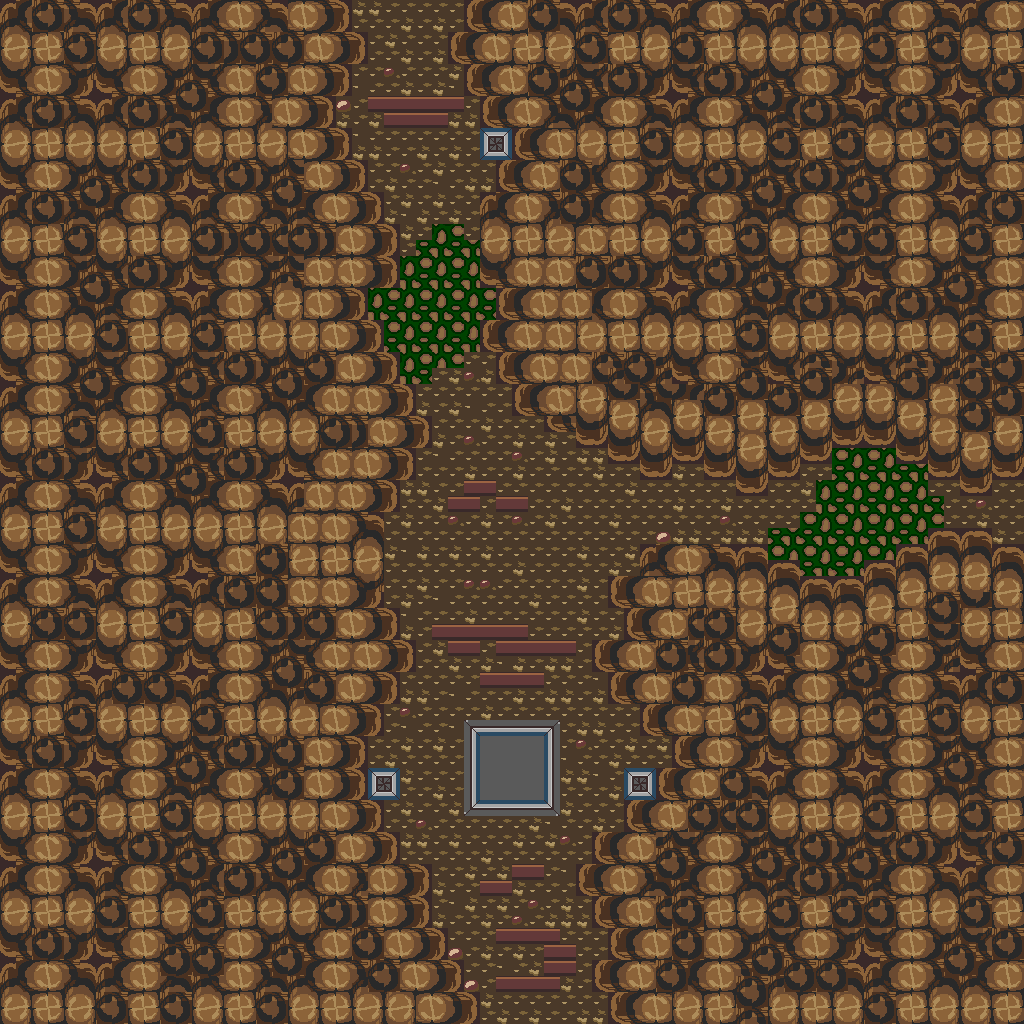

This is a level from a 2D game, rendered from its Tiled map with the project's own tilesets. A one-line summary and the map file follow, with tile-layer data summarised:
An orthogonal 64x64 tile map with 16x16 px tiles, 1 tile layer (base), 2 hidden layers not drawn and 19 objects.

<map version="1.10" tiledversion="1.12.1" orientation="orthogonal" renderorder="right-down" width="64" height="64" tilewidth="16" tileheight="16" infinite="0" nextlayerid="4" nextobjectid="20">
 <tileset firstgid="1" source="../classiciphone_pics4.tsx" />
 <layer id="1" name="base" width="64" height="64">
  <data>[4096 cells, 4096 non-empty, 51 distinct tile ids]</data>
 </layer>
 <layer id="2" name="collision" width="64" height="64" visible="0">
  <properties><property name="collision" value="true" /></properties>
  <data>[4096 cells, 3348 non-empty, 1 distinct tile ids]</data>
 </layer>
 <layer id="3" name="water" width="64" height="64" visible="0">
  <properties><property name="terrain" value="water" /></properties>
  <data>[4096 cells, 106 non-empty, 1 distinct tile ids]</data>
 </layer>
 <objectgroup id="4" name="npcs">
  <object id="1" x="224.0" y="704.0" width="16" height="16">
   <properties>
    <property name="script" type="string">-- Auto-converted from GraalScript
-- // NPC made by Stev (Ventrue Vampires)
-- [CLIENT-SIDE — server no-op]
-- if (playerenters) {seteffect 0,0,0,0.4;
-- }</property>
   </properties>
  </object>
  <object id="2" x="368.0" y="768.0" width="16" height="16">
   <properties>
    <property name="gani" value="darkpillar.png" />
    <property name="script" type="string">-- Auto-converted from GraalScript
-- // NPC made by Stev (Ventrue Vampires)
-- [CLIENT-SIDE — server no-op]
-- if (created) {setimgpart darkpillar.png,0,0,32,32; drawunderplayer;
-- }</property>
   </properties>
  </object>
  <object id="3" x="624.0" y="768.0" width="16" height="16">
   <properties>
    <property name="gani" value="darkpillar.png" />
    <property name="script" type="string">-- Auto-converted from GraalScript
-- // NPC made by Stev (Ventrue Vampires)
-- [CLIENT-SIDE — server no-op]
-- if (created) {setimgpart darkpillar.png,0,0,32,32; drawunderplayer;
-- }</property>
   </properties>
  </object>
  <object id="4" x="480.0" y="128.0" width="16" height="16">
   <properties>
    <property name="gani" value="darkpillar.png" />
    <property name="script" type="string">-- Auto-converted from GraalScript
-- // NPC made by Stev (Ventrue Vampires)
-- [CLIENT-SIDE — server no-op]
-- if (created) {setimgpart darkpillar.png,0,0,32,32; drawunderplayer;
-- }</property>
   </properties>
  </object>
  <object id="5" x="480.0" y="752.0" width="16" height="16">
   <properties>
    <property name="gani" value="vampseal.png" />
    <property name="script" type="string">-- Auto-converted from GraalScript
-- // NPC made by Stev (Ventrue Vampires)
-- [CLIENT-SIDE — server no-op]
-- if (created) {
-- x = x+.5;
-- dontblock;
-- drawunderplayer;
-- }</property>
   </properties>
  </object>
  <object id="6" x="448.0" y="704.0" width="16" height="16">
   <properties>
    <property name="gani" value="light2.png" />
    <property name="script" type="string">-- Auto-converted from GraalScript
-- [CLIENT-SIDE — server no-op]
-- if (created) {
-- setimg light2.png;
-- setzoomeffect 2;
-- dontblock;
-- }
-- if (playerenters) {
-- setcoloreffect 0,0,0.4,0.6;
-- drawaslight;
-- }</property>
   </properties>
  </object>
  <object id="7" x="416.0" y="544.0" width="16" height="16">
   <properties>
    <property name="gani" value="halloweenc-fog2.png" />
    <property name="script" type="string">-- Auto-converted from GraalScript
-- // NPC made by Stev (Potamus)
-- [CLIENT-SIDE — server no-op]
-- if (created) {
-- drawaslight;
-- dontblock;
-- setcoloreffect 1,1,1,0.4;
-- }</property>
   </properties>
  </object>
  <object id="8" x="304.0" y="320.0" width="16" height="16">
   <properties>
    <property name="gani" value="halloweenc-fog2.png" />
    <property name="script" type="string">-- Auto-converted from GraalScript
-- // NPC made by Stev (Potamus)
-- [CLIENT-SIDE — server no-op]
-- if (created) {
-- drawaslight;
-- dontblock;
-- setcoloreffect 1,1,1,0.4;
-- }</property>
   </properties>
  </object>
  <object id="9" x="144.0" y="720.0" width="16" height="16">
   <properties>
    <property name="script" type="string">-- Auto-converted from GraalScript
-- if (playerchats) {
-- if (strequals(#c,citadel)) {
-- if (strequals(#g,Ventrue)||strequals(#g,Ventrue Vampires)) {
-- setlevel2 guildventrue_catacomb_15.nw,18.5,50;
end
end
end</property>
   </properties>
  </object>
  <object id="10" x="736.0" y="464.0" width="16" height="16">
   <properties>
    <property name="gani" value="halloweenc-fog.png" />
    <property name="script" type="string">-- Auto-converted from GraalScript
-- // NPC made by Stev (Potamus)
-- [CLIENT-SIDE — server no-op]
-- if (created) {
-- drawaslight;
-- dontblock;
-- setcoloreffect 1,1,1,0.4;
-- }</property>
   </properties>
  </object>
  <object id="11" x="480.0" y="320.0" width="16" height="16">
   <properties>
    <property name="gani" value="classic_ventruesupporteast.png" />
    <property name="script" type="string">-- Auto-converted from GraalScript
-- // NPC made by Stev (LAT)
-- [CLIENT-SIDE — server no-op]
-- if (created) {
-- drawunderplayer;
-- }</property>
   </properties>
  </object>
  <object id="12" x="304.0" y="288.0" width="16" height="16">
   <properties>
    <property name="gani" value="classic_ventruesupportwest.png" />
    <property name="script" type="string">-- Auto-converted from GraalScript
-- // NPC made by Stev (LAT)
-- [CLIENT-SIDE — server no-op]
-- if (created) {
-- drawunderplayer;
-- }</property>
   </properties>
  </object>
  <object id="13" x="336.0" y="672.0" width="16" height="16">
   <properties>
    <property name="gani" value="classic_ventruesupportwest.png" />
    <property name="script" type="string">-- Auto-converted from GraalScript
-- // NPC made by Stev (LAT)
-- [CLIENT-SIDE — server no-op]
-- if (created) {
-- drawunderplayer;
-- }</property>
   </properties>
  </object>
  <object id="14" x="832.0" y="384.0" width="16" height="16">
   <properties>
    <property name="gani" value="classic_ventruesupportnorth.png" />
    <property name="script" type="string">-- Auto-converted from GraalScript
-- // NPC made by Stev (LAT)
-- [CLIENT-SIDE — server no-op]
-- if (created) {
-- drawunderplayer;
-- }</property>
   </properties>
  </object>
  <object id="15" x="832.0" y="400.0" width="16" height="16">
   <properties>
    <property name="gani" value="handlamp1on.mng" />
    <property name="script" type="string">-- Auto-converted from GraalScript
-- // NPC made by Stev (Ventrue Vampires)
-- [CLIENT-SIDE — server no-op]
-- if (created) {
-- dontblock;
-- setimgpart handlamp1on.mng,0,0,32,48;
-- showimg 1,light2.png,x-3,y-2.5;
-- changeimgcolors 1,1,0.35,0,0.62;
-- changeimgzoom 1,3;
-- }</property>
   </properties>
  </object>
  <object id="16" x="368.0" y="752.0" width="16" height="16">
   <properties>
    <property name="gani" value="handlamp1on.mng" />
    <property name="script" type="string">-- Auto-converted from GraalScript
-- // NPC made by Stev (Ventrue Vampires)
-- [CLIENT-SIDE — server no-op]
-- if (created) {
-- dontblock;
-- y=y-.5;
-- setimgpart handlamp1on.mng,0,0,32,48;
-- showimg 1,light2.png,x-3,y-2.5;
-- changeimgcolors 1,1,0.35,0,0.62;
-- changeimgzoom 1,3;
-- }</property>
   </properties>
  </object>
  <object id="17" x="624.0" y="752.0" width="16" height="16">
   <properties>
    <property name="gani" value="handlamp1on.mng" />
    <property name="script" type="string">-- Auto-converted from GraalScript
-- // NPC made by Stev (Ventrue Vampires)
-- [CLIENT-SIDE — server no-op]
-- if (created) {
-- dontblock;
-- y=y-.5;
-- setimgpart handlamp1on.mng,0,0,32,48;
-- showimg 1,light2.png,x-3,y-2.5;
-- changeimgcolors 1,1,0.35,0,0.62;
-- changeimgzoom 1,3;
-- }</property>
   </properties>
  </object>
  </objectgroup>
</map>
<!-- 2 of 19 objects omitted -->
